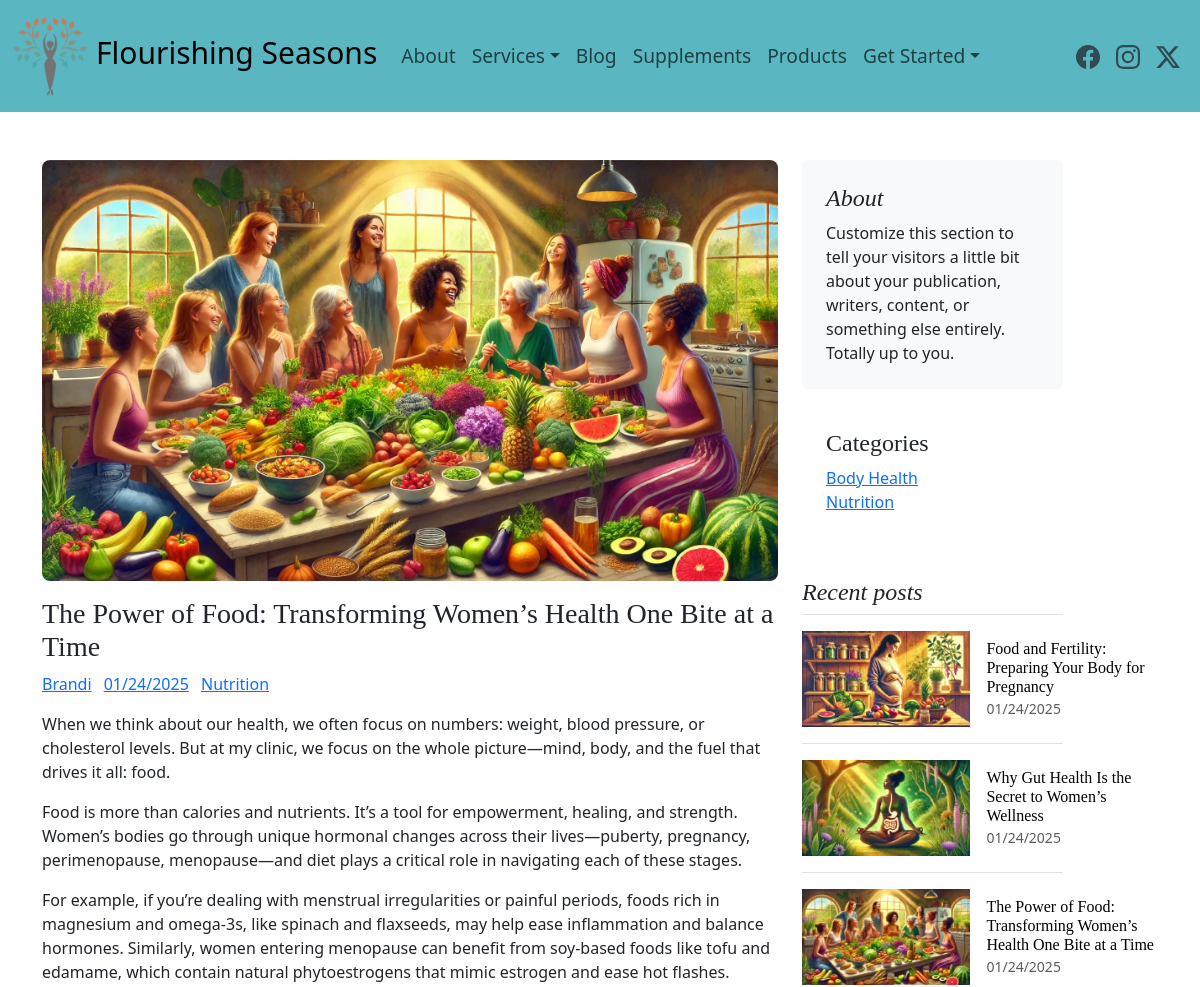
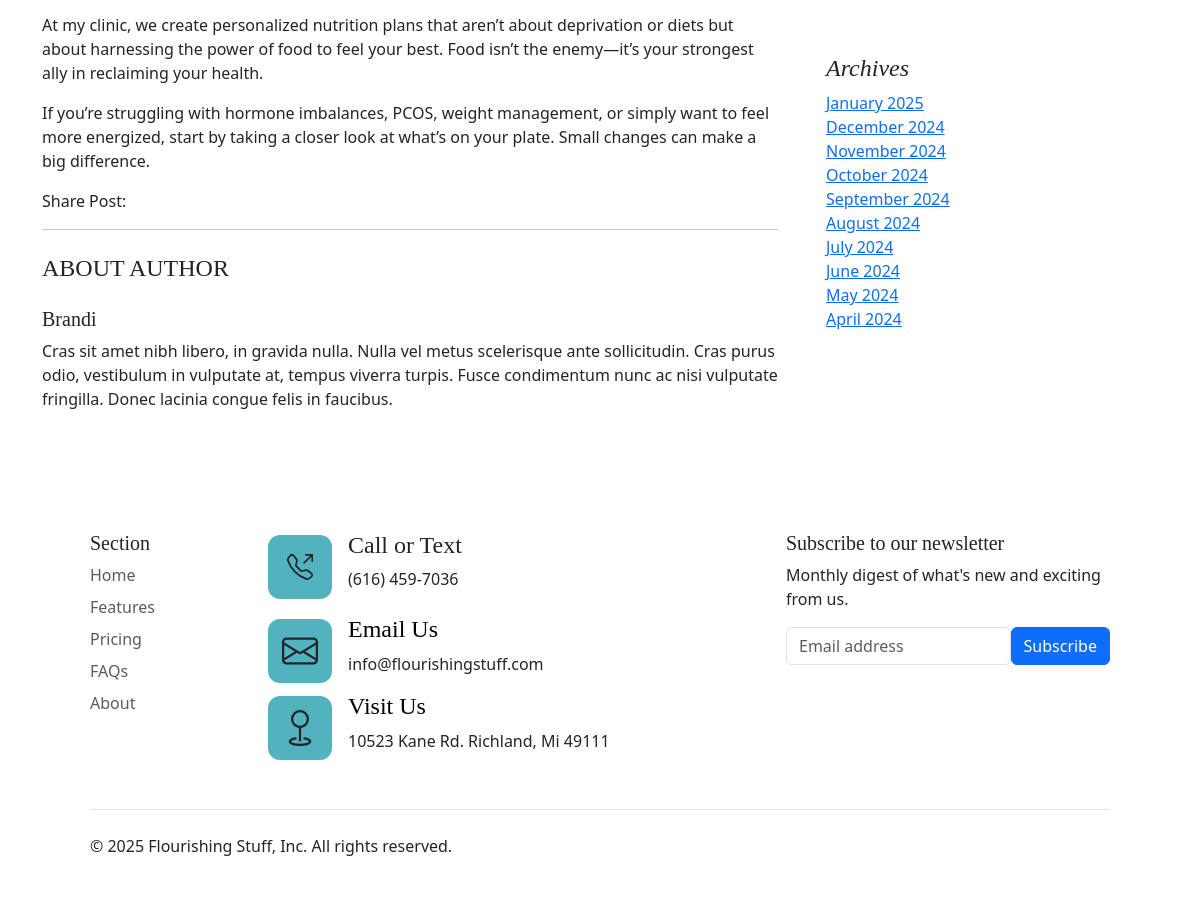
Screenshot of /post/3 with the database file from the repository (2 pictures, top to bottom).
### main.py (models this page shows)
class Post(db.Model):
    id: Mapped[int] = mapped_column(Integer, primary_key=True)
    title: Mapped[str] = mapped_column(String(250), nullable=False)
    date: Mapped[str] = mapped_column(String(250), nullable=False)
    author: Mapped[str] = mapped_column(String(250), nullable=True)
    category: Mapped[str] = mapped_column(String(250), nullable=True)
    picture: Mapped[str] = mapped_column(String(250), nullable=True)
    thumb: Mapped[str] = mapped_column(String(250), nullable=True)
    body: Mapped[str] = mapped_column(String(12250), nullable=False)
    preview: Mapped[str] = mapped_column(String(1250), nullable=False)

### main.py (the view)
@app.route('/post/<int:post_id>')
def get_post(post_id):
    posts, posts_len, headline, f1, f2, categories = query_blog()
    print(categories)
    post = db.get_or_404(Post, post_id)
    return render_template("post.html", post=post, posts=posts, posts_len=posts_len, categories=categories)

### main.py (called while the page is built, shortened)
def query_blog():
    result = db.session.execute(db.select(Post).order_by(desc(Post.id)))
    posts = result.scalars().all()
    posts_len = len(posts)
    categories = []
    for _ in posts:
        if _.category == None or _.category == 'config':
            pass
        elif _.category not in categories:
            categories.append(_.category)
    hl = next(post for post in posts if post.id == int(posts[-1].body))
    f1 = next(post for post in posts if post.id == int(posts[-1].thumb))
    f2 = next(post for post in posts if post.id == int(posts[-1].picture))
    return posts, posts_len, hl, f1, f2, categories

### templates/post.html (shortened to what this page needs)
{% extends 'base.html' %}
{% block content %}
{% include 'header.html' %}
<section id="post">
    <div class="container py-5">
        <div class="row">
            <div class="col-md-8">
                <img src='/static/images/blog_images/{{post.picture}}' alt="" class="img-fluid mb-3 rounded-3">
                <div class="post-content">
                    <h3>{{post.title | safe }}</h3>
                    <ul class="post-meta list-inline">
                        <li class="list-inline-item">
                             <a href="#">{{post.author}}</a>
                        </li>
                        <li class="list-inline-item">
                             <a href="#">{{post.date}}</a>
                        </li>
                        <li class="list-inline-item">
                             <a href="#">{{post.category}}</a>
                        </li>
                    </ul>
                    <p>{{post.body | safe }}</p>
                    <ul class="list-inline share-buttons">
                        <li class="list-inline-item">Share Post:</li>
                    </ul>
                    <hr class="mb-4">
                    <h4 class="mb-4 text-uppercase font500">About Author</h4>
                    <div class="media mb-4">
                        <div class="media-body">
                            <h5 class="mt-0 font700">{{ post.author }}</h5> Cras sit amet nibh libero, in gravida nulla. Nulla vel metus scelerisque ante sollicitudin. Cras purus odio, vestibulum in vulputate at, tempus viverra turpis. Fusce condimentum nunc ac nisi vulputate fringilla. Donec lacinia congue felis in faucibus.
                        </div>
                    </div>
                </div>
            </div>
            {% include 'sidebar.html' %}
        </div>
    </div>
</section>
{% include 'footer.html' %}
{% endblock %}

### templates/sidebar.html
<div class="col-md-3">
  <div class="position-sticky" style="top: 4.5rem;">
    <div class="p-4 mb-3 bg-body-tertiary rounded">
      <h4 class="fst-italic">About</h4>
      <p class="mb-0">Customize this section to tell your visitors a little bit about your publication, writers, content, or something else entirely. Totally up to you.</p>
    </div>
    <div class="mb-4 p-4">
      <h4 class="sidebar-title">Categories</h4>
      <ul class="list-unstyled categories">
        {% for category in categories %}
        <li><a href="/category/{{ category }}">{{ category }}</a></li>
        {% endfor %}
      </ul>
    </div>
    <div>
      <h4 class="fst-italic">Recent posts</h4>
      <ul class="list-unstyled">
        {% for num in range(0, posts_len-1) %}
        <li>
          <a class="d-flex flex-column flex-lg-row gap-3 align-items-start align-items-lg-center py-3 link-body-emphasis text-decoration-none border-top" href="/post/{{ posts[num].id }}">
            <img src="/static/images/blog_images/{{ posts[num].thumb }}" class="bd-placeholder-img" width="100%" height="96">
            <div class="col-lg-8">
              <h6 class="mb-0">{{ posts[num].title }}</h6>
              <small class="text-body-secondary">{{ posts[num].date }}</small>
            </div>
          </a>
        </li>
        {% endfor %}
      </ul>
    </div>
    <div class="p-4">
      <h4 class="fst-italic">Archives</h4>
      <ol class="list-unstyled mb-0">
        <li><a href="#">January 2025</a></li>
        <li><a href="#">December 2024</a></li>
        <li><a href="#">November 2024</a></li>
        <li><a href="#">October 2024</a></li>
        <li><a href="#">September 2024</a></li>
        <li><a href="#">August 2024</a></li>
        <li><a href="#">July 2024</a></li>
        <li><a href="#">June 2024</a></li>
        <li><a href="#">May 2024</a></li>
        <li><a href="#">April 2024</a></li>
      </ol>
    </div>
  </div>
</div>

### static/css/styles.css (style rules this page uses)
h1,h2,h3,h4,h5,h6 { font-family: Poppins }
html { scroll-behavior: smooth; }
.row { display: flex; position: relative; z-index: 2; }

### rows the page displays
Post: picture (picture), title "The Power of Food: Transforming Women’s Health One Bite at a Time", author "Brandi", date "01/24/2025", category "Nutrition", body "When we think about our health, we often focus on numbers: weight, blood pressure, or cholesterol levels. But at my clinic, we focus on the whole picture—mind, body, and the fuel that drives it all: food. Food is more than calories and nutrients. It’s a tool for empowerment, healing, and strength. Women’s bodies go through unique hormonal changes across their lives—puberty, pregnancy, perimenopause, menopause—and diet plays a critical role in navigating each of these stages. For example, if you’re dealing with menstrual irregularities or painful periods, foods rich in magnesium and omega-3s, like spinach and flaxseeds, may help ease inflammation and balance hormones. Similarly, women…", thumb (picture), title "The Power of Food: Transforming Women’s Health One Bite at a Time", date "01/24/2025"
Post: category "Body Health", thumb (picture), title "Food and Fertility: Preparing Your Body for Pregnancy", date "01/24/2025"
Post: thumb (picture), title "Why Gut Health Is the Secret to Women’s Wellness", date "01/24/2025"
